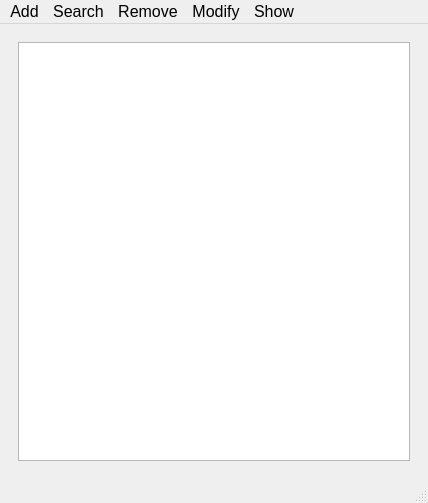
<?xml version="1.0" encoding="UTF-8"?>
<ui version="4.0">
 <class>MainWindow</class>
 <widget class="QMainWindow" name="MainWindow">
  <property name="geometry">
   <rect>
    <x>0</x>
    <y>0</y>
    <width>428</width>
    <height>503</height>
   </rect>
  </property>
  <property name="font">
   <font>
    <pointsize>12</pointsize>
   </font>
  </property>
  <property name="windowTitle">
   <string>student manager</string>
  </property>
  <property name="windowIcon">
   <iconset>
    <normaloff>system icon.png</normaloff>system icon.png</iconset>
  </property>
  <widget class="QWidget" name="centralwidget">
   <layout class="QVBoxLayout" name="verticalLayout_2">
    <item>
     <widget class="QStackedWidget" name="stackedWidget">
      <property name="enabled">
       <bool>true</bool>
      </property>
      <property name="currentIndex">
       <number>3</number>
      </property>
      <widget class="QWidget" name="page_0">
       <layout class="QVBoxLayout" name="verticalLayout">
        <item>
         <widget class="QTextBrowser" name="textBrowser">
          <property name="font">
           <font>
            <pointsize>12</pointsize>
           </font>
          </property>
         </widget>
        </item>
       </layout>
      </widget>
      <widget class="QWidget" name="page_1">
       <layout class="QVBoxLayout" name="verticalLayout_3">
        <item>
         <widget class="QTableView" name="tableView">
          <property name="font">
           <font>
            <family>Microsoft YaHei UI</family>
            <pointsize>11</pointsize>
            <italic>false</italic>
            <bold>false</bold>
           </font>
          </property>
          <property name="autoFillBackground">
           <bool>false</bool>
          </property>
          <property name="styleSheet">
           <string notr="true">background-color: qlineargradient(spread:reflect, x1:0.463687, y1:0.505, x2:0.818, y2:0.011, stop:0.397727 rgba(191, 220, 255, 66), stop:1 rgba(255, 255, 255, 255));
font: 11pt &quot;Microsoft YaHei UI&quot;;</string>
          </property>
         </widget>
        </item>
       </layout>
      </widget>
      <widget class="QWidget" name="page_2">
       <layout class="QVBoxLayout" name="verticalLayout_4">
        <item>
         <widget class="QTableWidget" name="tableWidget_remove"/>
        </item>
        <item>
         <layout class="QHBoxLayout" name="horizontalLayout_2">
          <item>
           <widget class="QPushButton" name="pushButton_confirm_remove">
            <property name="text">
             <string>confirm remove</string>
            </property>
           </widget>
          </item>
         </layout>
        </item>
       </layout>
      </widget>
      <widget class="QWidget" name="page_3">
       <layout class="QVBoxLayout" name="verticalLayout_5">
        <item>
         <widget class="QTableWidget" name="tableWidget_modify"/>
        </item>
       </layout>
      </widget>
     </widget>
    </item>
   </layout>
  </widget>
  <widget class="QMenuBar" name="menubar">
   <property name="geometry">
    <rect>
     <x>0</x>
     <y>0</y>
     <width>428</width>
     <height>21</height>
    </rect>
   </property>
   <widget class="QMenu" name="menuAdd">
    <property name="title">
     <string>Add</string>
    </property>
    <addaction name="action_new_student"/>
   </widget>
   <widget class="QMenu" name="menuSearch">
    <property name="title">
     <string>Search</string>
    </property>
    <addaction name="action_Search_By_Name"/>
    <addaction name="action_Search_By_Gender"/>
    <addaction name="action_Search_By_Age"/>
    <addaction name="action_Search_By_ID"/>
   </widget>
   <widget class="QMenu" name="menuDelete">
    <property name="title">
     <string>Remove</string>
    </property>
    <addaction name="action_remove_list"/>
   </widget>
   <widget class="QMenu" name="menuModify">
    <property name="title">
     <string>Modify</string>
    </property>
    <addaction name="action_modify_list"/>
   </widget>
   <widget class="QMenu" name="menuShow">
    <property name="title">
     <string>Show</string>
    </property>
    <addaction name="actionAll_Students_Info"/>
   </widget>
   <addaction name="menuAdd"/>
   <addaction name="menuSearch"/>
   <addaction name="menuDelete"/>
   <addaction name="menuModify"/>
   <addaction name="menuShow"/>
  </widget>
  <widget class="QStatusBar" name="statusbar"/>
  <action name="action_new_student">
   <property name="text">
    <string>new student</string>
   </property>
   <property name="font">
    <font>
     <pointsize>12</pointsize>
    </font>
   </property>
  </action>
  <action name="actionAll_Students_Info">
   <property name="text">
    <string>All Students Info</string>
   </property>
   <property name="font">
    <font>
     <pointsize>12</pointsize>
    </font>
   </property>
  </action>
  <action name="action_Search_By_Name">
   <property name="text">
    <string>By Name</string>
   </property>
   <property name="font">
    <font>
     <pointsize>12</pointsize>
    </font>
   </property>
  </action>
  <action name="action_Search_By_Gender">
   <property name="text">
    <string>By Gender</string>
   </property>
   <property name="font">
    <font>
     <pointsize>12</pointsize>
    </font>
   </property>
  </action>
  <action name="action_Search_By_Age">
   <property name="text">
    <string>By Age</string>
   </property>
   <property name="font">
    <font>
     <pointsize>12</pointsize>
    </font>
   </property>
  </action>
  <action name="action_Search_By_ID">
   <property name="text">
    <string>By ID</string>
   </property>
   <property name="font">
    <font>
     <pointsize>12</pointsize>
    </font>
   </property>
  </action>
  <action name="action_remove_list">
   <property name="text">
    <string>remove list</string>
   </property>
   <property name="font">
    <font>
     <pointsize>12</pointsize>
    </font>
   </property>
  </action>
  <action name="action_modify_list">
   <property name="text">
    <string>modify list</string>
   </property>
   <property name="font">
    <font>
     <pointsize>12</pointsize>
    </font>
   </property>
  </action>
 </widget>
 <resources/>
 <connections/>
</ui>
